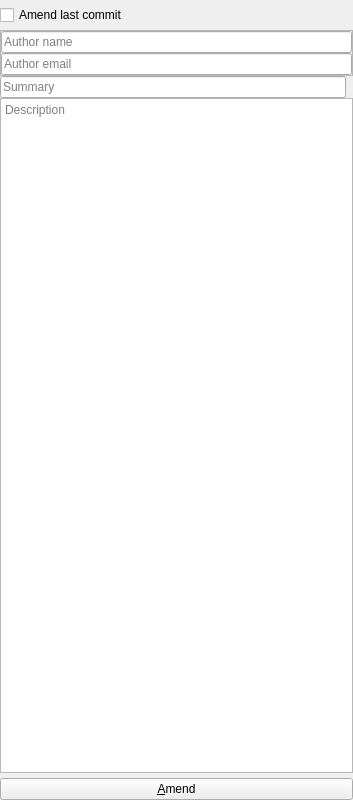
<?xml version="1.0" encoding="UTF-8"?>
<ui version="4.0">
 <class>CommitChangesWidget</class>
 <widget class="QWidget" name="CommitChangesWidget">
  <property name="geometry">
   <rect>
    <x>0</x>
    <y>0</y>
    <width>353</width>
    <height>800</height>
   </rect>
  </property>
  <property name="windowTitle">
   <string>Commit changes</string>
  </property>
  <property name="windowIcon">
   <iconset>
    <normaloff>:/icons/resources/vcs_commit.png</normaloff>:/icons/resources/vcs_commit.png</iconset>
  </property>
  <layout class="QVBoxLayout" name="mainLayout">
   <property name="spacing">
    <number>0</number>
   </property>
   <property name="leftMargin">
    <number>0</number>
   </property>
   <property name="topMargin">
    <number>0</number>
   </property>
   <property name="rightMargin">
    <number>0</number>
   </property>
   <property name="bottomMargin">
    <number>0</number>
   </property>
   <item>
    <widget class="ClickableFrame" name="unstagedFrame"/>
   </item>
   <item>
    <widget class="ClickableFrame" name="stagedFrame"/>
   </item>
   <item>
    <spacer name="verticalSpacer_2">
     <property name="orientation">
      <enum>Qt::Orientation::Vertical</enum>
     </property>
     <property name="sizeType">
      <enum>QSizePolicy::Policy::Fixed</enum>
     </property>
     <property name="sizeHint" stdset="0">
      <size>
       <width>20</width>
       <height>5</height>
      </size>
     </property>
    </spacer>
   </item>
   <item>
    <widget class="CheckBox" name="amendCheckBox">
     <property name="text">
      <string>Amend last commit</string>
     </property>
    </widget>
   </item>
   <item>
    <spacer name="verticalSpacer">
     <property name="orientation">
      <enum>Qt::Orientation::Vertical</enum>
     </property>
     <property name="sizeType">
      <enum>QSizePolicy::Policy::Fixed</enum>
     </property>
     <property name="sizeHint" stdset="0">
      <size>
       <width>20</width>
       <height>5</height>
      </size>
     </property>
    </spacer>
   </item>
   <item>
    <widget class="QFrame" name="amendFrame">
     <property name="frameShape">
      <enum>QFrame::Shape::StyledPanel</enum>
     </property>
     <property name="frameShadow">
      <enum>QFrame::Shadow::Raised</enum>
     </property>
     <layout class="QVBoxLayout" name="verticalLayout">
      <property name="spacing">
       <number>0</number>
      </property>
      <property name="leftMargin">
       <number>0</number>
      </property>
      <property name="topMargin">
       <number>0</number>
      </property>
      <property name="rightMargin">
       <number>0</number>
      </property>
      <property name="bottomMargin">
       <number>0</number>
      </property>
      <item>
       <widget class="QLineEdit" name="leAuthorName">
        <property name="placeholderText">
         <string>Author name</string>
        </property>
       </widget>
      </item>
      <item>
       <widget class="QLineEdit" name="leAuthorEmail">
        <property name="placeholderText">
         <string>Author email</string>
        </property>
       </widget>
      </item>
     </layout>
    </widget>
   </item>
   <item>
    <layout class="QHBoxLayout" name="horizontalLayout">
     <property name="spacing">
      <number>0</number>
     </property>
     <item>
      <widget class="QLineEdit" name="leCommitTitle">
       <property name="placeholderText">
        <string>Summary</string>
       </property>
      </widget>
     </item>
     <item>
      <widget class="QLabel" name="lCounter">
       <property name="text">
        <string/>
       </property>
      </widget>
     </item>
    </layout>
   </item>
   <item>
    <widget class="QTextEdit" name="teDescription">
     <property name="lineWrapMode">
      <enum>QTextEdit::LineWrapMode::WidgetWidth</enum>
     </property>
     <property name="readOnly">
      <bool>false</bool>
     </property>
     <property name="acceptRichText">
      <bool>false</bool>
     </property>
     <property name="placeholderText">
      <string>Description</string>
     </property>
    </widget>
   </item>
   <item>
    <spacer name="verticalSpacer_4">
     <property name="orientation">
      <enum>Qt::Orientation::Vertical</enum>
     </property>
     <property name="sizeType">
      <enum>QSizePolicy::Policy::Fixed</enum>
     </property>
     <property name="sizeHint" stdset="0">
      <size>
       <width>20</width>
       <height>5</height>
      </size>
     </property>
    </spacer>
   </item>
   <item>
    <widget class="QPushButton" name="applyActionBtn">
     <property name="sizePolicy">
      <sizepolicy hsizetype="Expanding" vsizetype="Fixed">
       <horstretch>0</horstretch>
       <verstretch>0</verstretch>
      </sizepolicy>
     </property>
     <property name="toolTip">
      <string>Commit selected files</string>
     </property>
     <property name="text">
      <string>&amp;Amend</string>
     </property>
     <property name="shortcut">
      <string>Alt+C</string>
     </property>
    </widget>
   </item>
  </layout>
 </widget>
 <layoutdefault spacing="6" margin="11"/>
 <customwidgets>
  <customwidget>
   <class>CheckBox</class>
   <extends>QCheckBox</extends>
   <header>custom-widgets/CheckBox.h</header>
  </customwidget>
  <customwidget>
   <class>ClickableFrame</class>
   <extends>QFrame</extends>
   <header>custom-widgets/ClickableFrame.h</header>
   <container>1</container>
  </customwidget>
 </customwidgets>
 <tabstops>
  <tabstop>teDescription</tabstop>
  <tabstop>leAuthorName</tabstop>
  <tabstop>leAuthorEmail</tabstop>
 </tabstops>
 <resources/>
 <connections/>
</ui>
